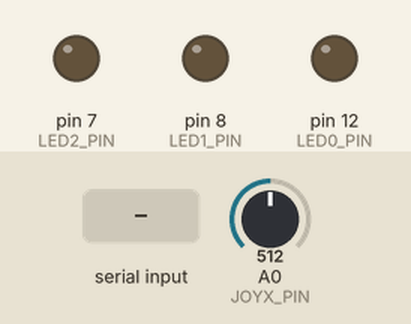
A program run on a simulated Arduino Uno, built with avr-gcc and run on an emulated ATmega328P. Parts: output pins drawn as LEDs (lit = HIGH). The test bench sets the inputs (shaded band); at power-on: A0 (JOYX_PIN) = 512.

Above: at 1.2 s.
1.3 s: "3\n" received over Serial
At 2.2 s:
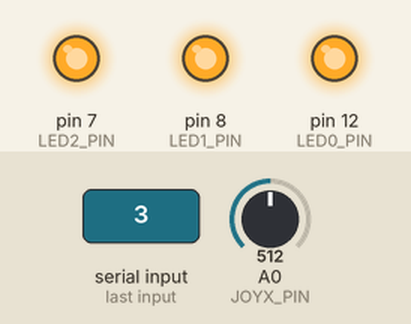
2.8 s: "2\n" received over Serial
At 3.4 s:
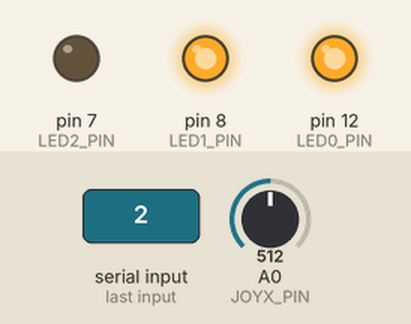
4.3 s: "1\n" received over Serial
At 4.6 s:
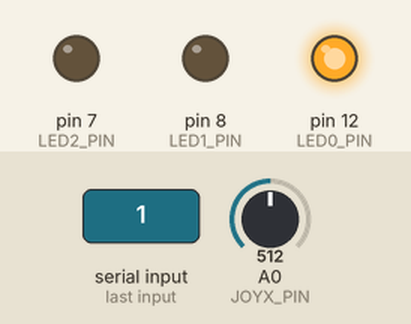
7.3 s: "0\n" received over Serial
At 8.2 s:
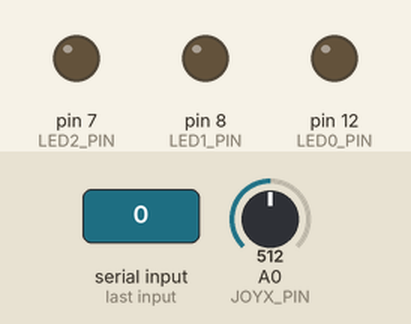
Timing chart, 0 to 9.8 s (numbered marks = the images above; inputs shaded):
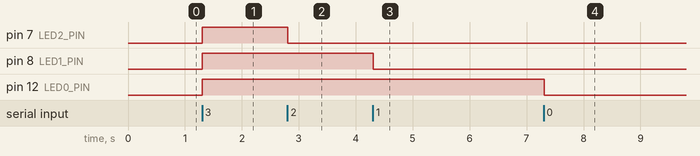

Measured:
- after the input at 1.3 s, pin 7 (LED2_PIN), pin 8 (LED1_PIN), pin 12 (LED0_PIN): LOW → HIGH at once
- after the input at 2.8 s, pin 7 (LED2_PIN): HIGH → LOW at once
- after the input at 4.3 s, pin 8 (LED1_PIN): HIGH → LOW at once
- after the input at 7.3 s, pin 12 (LED0_PIN): HIGH → LOW at once

The program:

main.cpp
```cpp
#include <Arduino.h>

const int JOYX_PIN = A0;
const int JOYY_PIN = A1;
const int SW_PIN = 2;
const int LED0_PIN = 12;
const int LED1_PIN = 8;
const int LED2_PIN = 7;

const int NUM_READINGS = 10;

int direction = 0;

void setup() {
  Serial.begin(9600);

  pinMode(LED0_PIN, OUTPUT);
  pinMode(LED1_PIN, OUTPUT);
  pinMode(LED2_PIN, OUTPUT);
  pinMode(SW_PIN, INPUT_PULLUP);
}

void loop() {
  double xValue = analogRead(JOYX_PIN) - 512;

  if (Serial.available() > 0) {
    String msg = Serial.readStringUntil('\n');

    if (msg == "3") {
      digitalWrite(LED0_PIN, HIGH);
      digitalWrite(LED1_PIN, HIGH);
      digitalWrite(LED2_PIN, HIGH);
    } else if (msg == "2") {
      digitalWrite(LED0_PIN, HIGH);
      digitalWrite(LED1_PIN, HIGH);
      digitalWrite(LED2_PIN, LOW);
    } else if (msg == "1") {
      digitalWrite(LED0_PIN, HIGH);
      digitalWrite(LED1_PIN, LOW);
      digitalWrite(LED2_PIN, LOW);
    } else if (msg == "0") {
      digitalWrite(LED0_PIN, LOW);
      digitalWrite(LED1_PIN, LOW);
      digitalWrite(LED2_PIN, LOW);
    }
  }

  int dir = xValue < -50 ? -1 : xValue > 50 ? 1 : 0;
  if (direction != dir) {
    direction = dir;
    Serial.print("d");
    Serial.println(dir);
  }

  delay(16);
}
```
